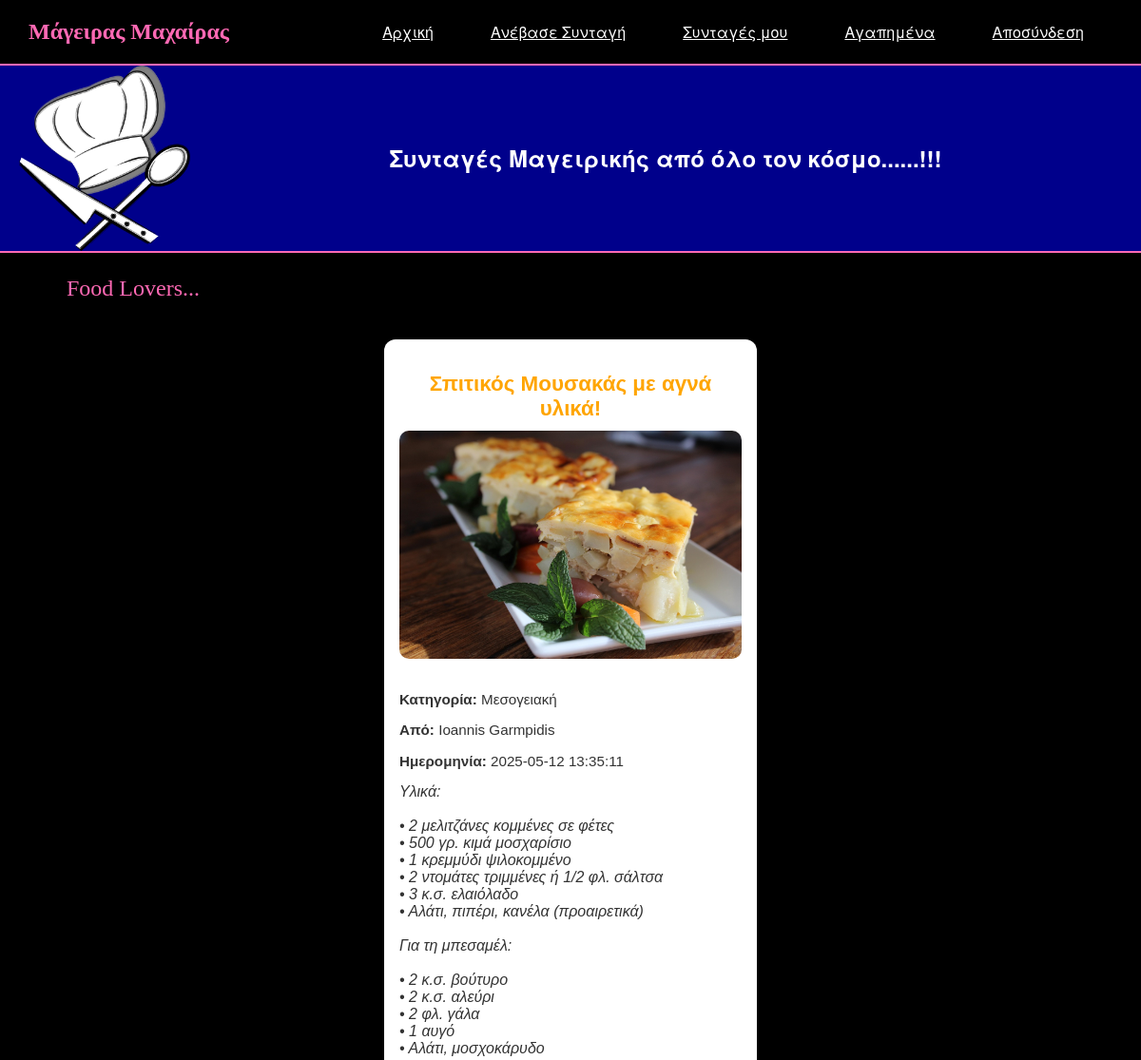
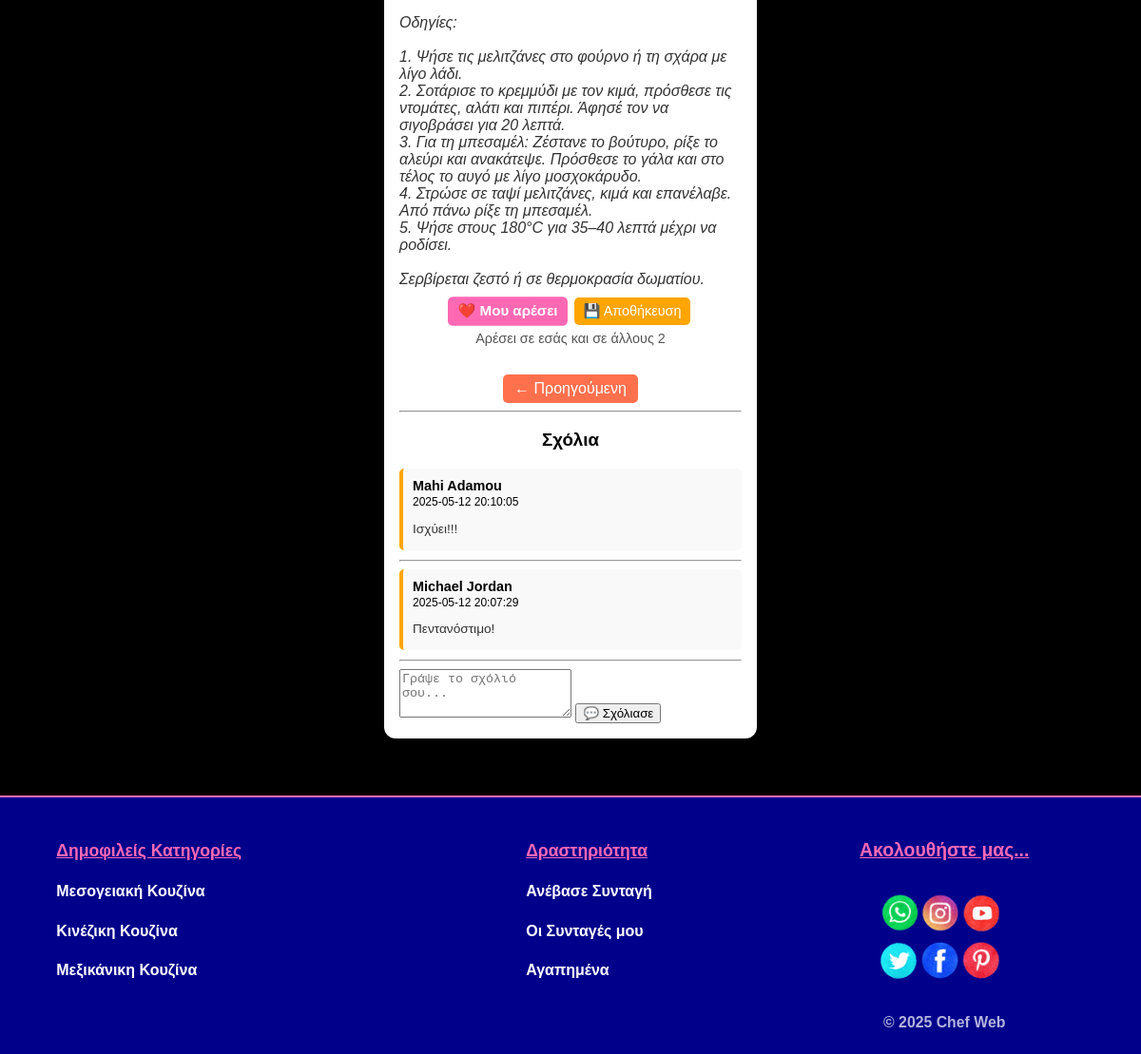
/php/view_recipe.php?id=1 (signed in), run on the app's committed database (2 pictures, top to bottom).
### tables this page shows
CREATE TABLE `recipes` (
  `id` int(11) NOT NULL,
  `user_id` int(11) NOT NULL,
  `title` varchar(255) NOT NULL,
  `description` text NOT NULL,
  `image_path` varchar(255) DEFAULT NULL,
  `category` varchar(100) DEFAULT NULL,
  `created_at` datetime DEFAULT current_timestamp()
);

CREATE TABLE `users` (
  `id` int(11) NOT NULL,
  `firstname` varchar(100) NOT NULL,
  `lastname` varchar(100) NOT NULL,
  `email` varchar(255) NOT NULL,
  `password` varchar(255) NOT NULL,
  `created_at` datetime DEFAULT current_timestamp()
);

CREATE TABLE `comments` (
  `id` int(11) NOT NULL,
  `user_id` int(11) NOT NULL,
  `recipe_id` int(11) NOT NULL,
  `comment` text NOT NULL,
  `created_at` datetime DEFAULT current_timestamp()
);

### php/view_recipe.php (the view, shortened to what this page needs)
<?php
$recipe_id = intval($_GET['id']);
include("db_connection.php");
$mysqli = $conn;
$stmt = $mysqli->prepare("SELECT r.*, u.firstname, u.lastname FROM recipes r JOIN users u ON r.user_id = u.id WHERE r.id = ?");
$stmt->bind_param("i", $recipe_id);
$stmt->execute();
$result = $stmt->get_result();
$recipe = $result->fetch_assoc();
$has_liked = false;
if (isset($_SESSION['user_id'])) {
    $stmt_check = $mysqli->prepare("SELECT id FROM likes WHERE user_id = ? AND recipe_id = ?");
    $stmt_check->bind_param("ii", $_SESSION['user_id'], $recipe_id);
    $stmt_check->execute();
    $res_check = $stmt_check->get_result();
    $has_liked = $res_check->num_rows > 0;
}
$has_saved = false;
if (isset($_SESSION['user_id'])) {
    $stmt_saved = $mysqli->prepare("SELECT id FROM favorites WHERE user_id = ? AND recipe_id = ?");
    $stmt_saved->bind_param("ii", $_SESSION['user_id'], $recipe_id);
    $stmt_saved->execute();
    $res_saved = $stmt_saved->get_result();
    $has_saved = $res_saved->num_rows > 0;
}
$stmt_likes = $mysqli->prepare("SELECT COUNT(*) as like_count FROM likes WHERE recipe_id = ?");
$stmt_likes->bind_param("i", $recipe_id);
$stmt_likes->execute();
$res_likes = $stmt_likes->get_result();
$like_count = $res_likes->fetch_assoc()['like_count'];
?>
<!DOCTYPE html>
<html lang="el">
<head>
  <link rel="stylesheet" href="../css/style.css">
</head>
<body>
<?php include("navbar.php"); ?>
<div class="recipe-full-container">
  <h2><?php echo htmlspecialchars($recipe['title']); ?></h2>
  <img src="/ChefWeb/<?php echo htmlspecialchars($recipe['image_path']); ?>" alt="Εικόνα Συνταγής" class="recipe-full-img">
  <p><strong>Κατηγορία:</strong> <?php echo htmlspecialchars($recipe['category']); ?></p>
  <p><strong>Από:</strong> <?php echo htmlspecialchars($recipe['firstname'] . " " . $recipe['lastname']); ?></p>
  <p><strong>Ημερομηνία:</strong> <?php echo $recipe['created_at']; ?></p>
  <p class="description"><?php echo nl2br(htmlspecialchars($recipe['description'])); ?></p>
<?php if (isset($_SESSION['user_id'])): ?>
  <div class="center-text">
    <div class="like-save-wrapper" id="btn-container">
      <button class="like-btn <?php echo $has_liked ? 'liked' : ''; ?>" data-id="<?php echo $recipe_id; ?>">❤️ Μου αρέσει</button>
      <?php if ($has_saved): ?>
        <button class="remove-btn saved" data-id="<?php echo $recipe_id; ?>">🗑️ Αφαίρεση από Αγαπημένα</button>
      <?php else: ?>
        <button class="save-btn" data-id="<?php echo $recipe_id; ?>">💾 Αποθήκευση</button>
      <?php endif; ?>
    </div>
    <div id="like-count" class="like-count">
      <?php
        if ($has_liked) {
          echo $like_count === 1
            ? "Αρέσει σε εσάς"
            : "Αρέσει σε εσάς και σε άλλους " . ($like_count - 1);
        } else {
          echo $like_count === 1
            ? "Αρέσει σε 1 χρήστη"
            : ($like_count > 1 ? "Αρέσει σε " . $like_count . " χρήστες" : "");
        }
      ?>
    </div>
  </div>
<?php else: ?>
  <p><a href="#" onclick="openAuthPopup()">Συνδεθείτε για να μπορέσετε να αλληλεπιδράσετε !!</a></p>
<?php endif; ?>
<?php
$stmt_next = $mysqli->prepare("SELECT id, title FROM recipes WHERE id > ? ORDER BY id ASC LIMIT 1");
$stmt_next->bind_param("i", $recipe_id);
$stmt_next->execute();
$res_next = $stmt_next->get_result();
$next_recipe = $res_next->fetch_assoc();
?>
<div class="prev-next-links">
 <?php if ($next_recipe): ?>
  <a href="view_recipe.php?id=<?php echo $next_recipe['id']; ?>" class="btn-nav">← Προηγούμενη</a>
<?php endif; ?>
<hr>
<h3>Σχόλια</h3>
</div>
<?php
$stmt_comments = $mysqli->prepare("SELECT c.comment, c.created_at, u.firstname, u.lastname FROM comments c JOIN users u ON c.user_id = u.id WHERE c.recipe_id = ? ORDER BY c.created_at DESC");
$stmt_comments->bind_param("i", $recipe_id);
$stmt_comments->execute();
$res_comments = $stmt_comments->get_result();
while ($row = $res_comments->fetch_assoc()):
?>
  <div class="comment-box">
    <strong><?php echo htmlspecialchars($row['firstname'] . " " . $row['lastname']); ?></strong><br>
    <small><?php echo $row['created_at']; ?></small>
    <p><?php echo nl2br(htmlspecialchars($row['comment'])); ?></p>
  </div>
  <hr>
<?php endwhile; ?>
<?php if (isset($_SESSION['user_id'])): ?>
  <form method="POST" action="comment.php">
    <textarea name="comment" rows="3" placeholder="Γράψε το σχόλιό σου..." required></textarea>
    <button type="submit">💬 Σχόλιασε</button>
  </form>
<?php endif; ?>
</div>
<?php include("footer.php"); ?>
</body>
</html>

### css/style.css (style rules this page uses)
body { font-family: Arial, sans-serif; margin: 0; padding: 0; background-color: black; }
.recipe-full-container { width: 90%; max-width: 360px; margin: 40px auto 60px; padding: 16px; background: #fff; border-radius: 12px; box-shadow: 0 0 10px rgba(0,0,0,0.1); }
.recipe-full-img { width: 100%; max-height: 250px; object-fit: cover; border-radius: 10px; margin-bottom: 15px; }
.recipe-full-container h2 { text-align: center; color: orange; font-size: 1.4em; margin-bottom: 10px; }
.recipe-full-container p { font-size: 0.95em; margin-bottom: 5px; color: #333; }
.recipe-full-container .description { font-size: 1em; font-style: italic; margin-top: 15px; }
.btn-nav { display: inline-block; background-color: #ff704d; color: white; padding: 6px 12px; margin: 0 5px; border-radius: 5px; text-decoration: none; transition: background-color 0.2s ease; }
.comment-box { background: #f9f9f9; border-left: 4px solid orange; padding: 10px; margin-bottom: 10px; border-radius: 5px; font-size: 0.9em; }
.prev-next-links { text-align: center; margin-top: 30px; }
.center-text { text-align: center; }
.like-save-wrapper { display: flex; justify-content: center; align-items: center; flex-wrap: wrap; gap: 10px; margin-top: 10px; }
.like-count { margin-top: 6px; font-size: 0.9em; color: #555; }
.like-btn, .save-btn, .remove-btn { background-color: orange; color: white; border: none; padding: 6px 10px; font-size: 0.9em; border-radius: 5px; cursor: pointer; transition: all 0.3s ease; }
.liked, .saved { background-color: hotpink; color: white; font-weight: bold; transform: scale(1.05); }

### data on the page
recipes: title "Σπιτικός Μουσακάς με αγνά υλικά!", image_path (picture), category "Μεσογειακή", user.lastname "Ioannis Garmpidis", created_at "2025-05-12 13:35:11", description "Υλικά: • 2 μελιτζάνες κομμένες σε φέτες • 500 γρ. κιμά μοσχαρίσιο • 1 κρεμμύδι ψιλοκομμένο • 2 ντομάτες τριμμένες ή 1/2 φλ. σάλτσα • 3 κ.σ. ελαιόλαδο • Αλάτι, πιπέρι, κανέλα (προαιρετικά) Για τη μπεσαμέλ: • 2 κ.σ. βούτυρο • 2 κ.σ. αλεύρι • 2 φλ. γάλα • 1 αυγό • Αλάτι, μοσχοκάρυδο Οδηγίες: 1. Ψήσε τις μελιτζάνες στο φούρνο ή τη σχάρα με λίγο λάδι. 2. Σοτάρισε το κρεμμύδι με τον κιμά, πρόσθεσε τις ντομάτες, αλάτι και πιπέρι. Άφησέ τον να σιγοβράσει για 20 λεπτά. 3. Για τη μπεσαμέλ: Ζέστανε το βούτυρο, ρίξε το αλεύρι και ανακάτεψε. Πρόσθεσε το γάλα και στο τέλος το αυγό με λίγο μοσχοκάρυδο. 4. Στρώσε σε ταψί μελιτζάνες, κιμά και επανέλαβε. Από πάνω ρίξε τη μπεσαμέλ. 5. Ψήσε στους 180°C για…"
comments: user.lastname "Mahi Adamou", created_at "2025-05-12 20:10:05", comment "Ισχύει!!!"
comments: user.lastname "Michael Jordan", created_at "2025-05-12 20:07:29", comment "Πεντανόστιμο!"

### other printed values
$like_count - 1 "2"
